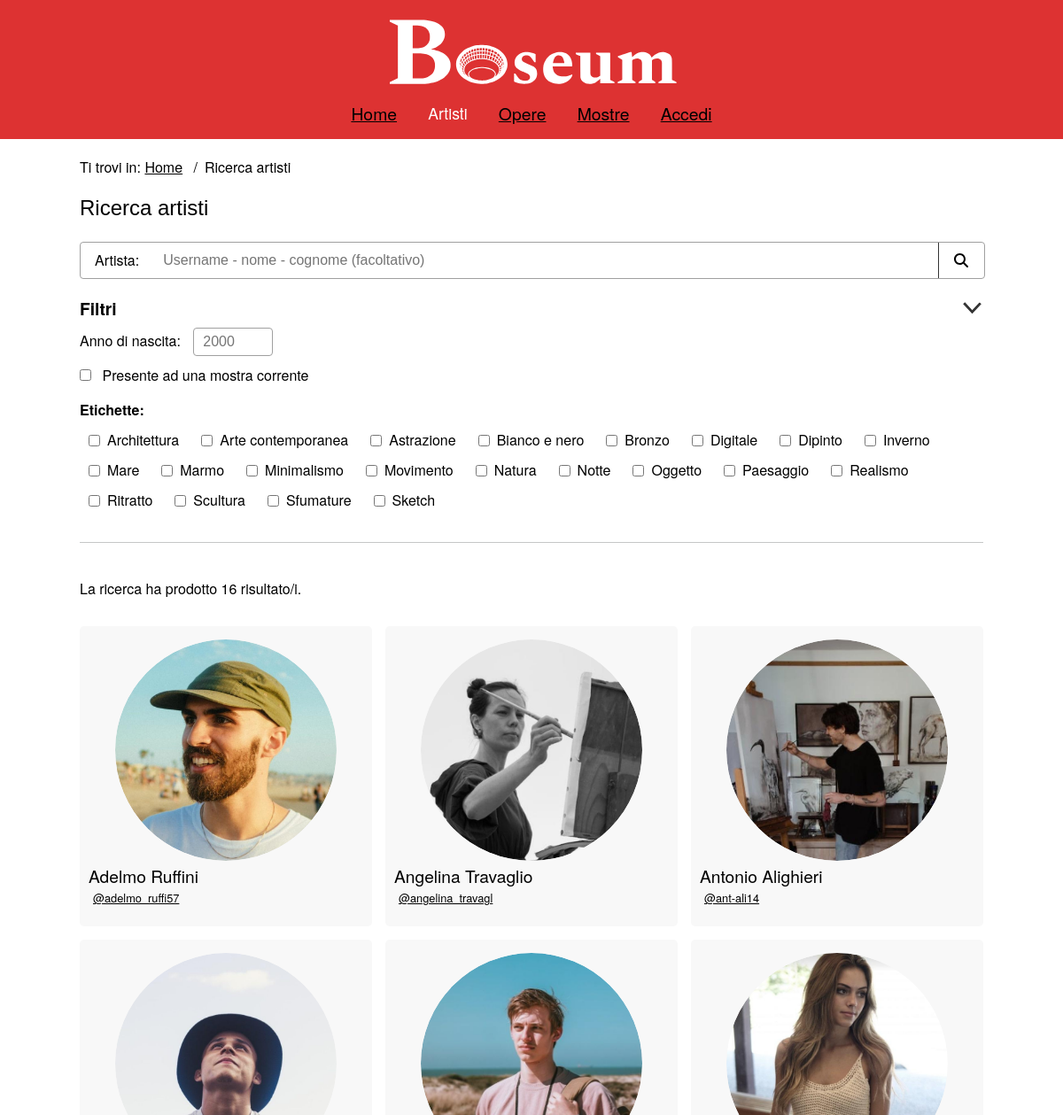
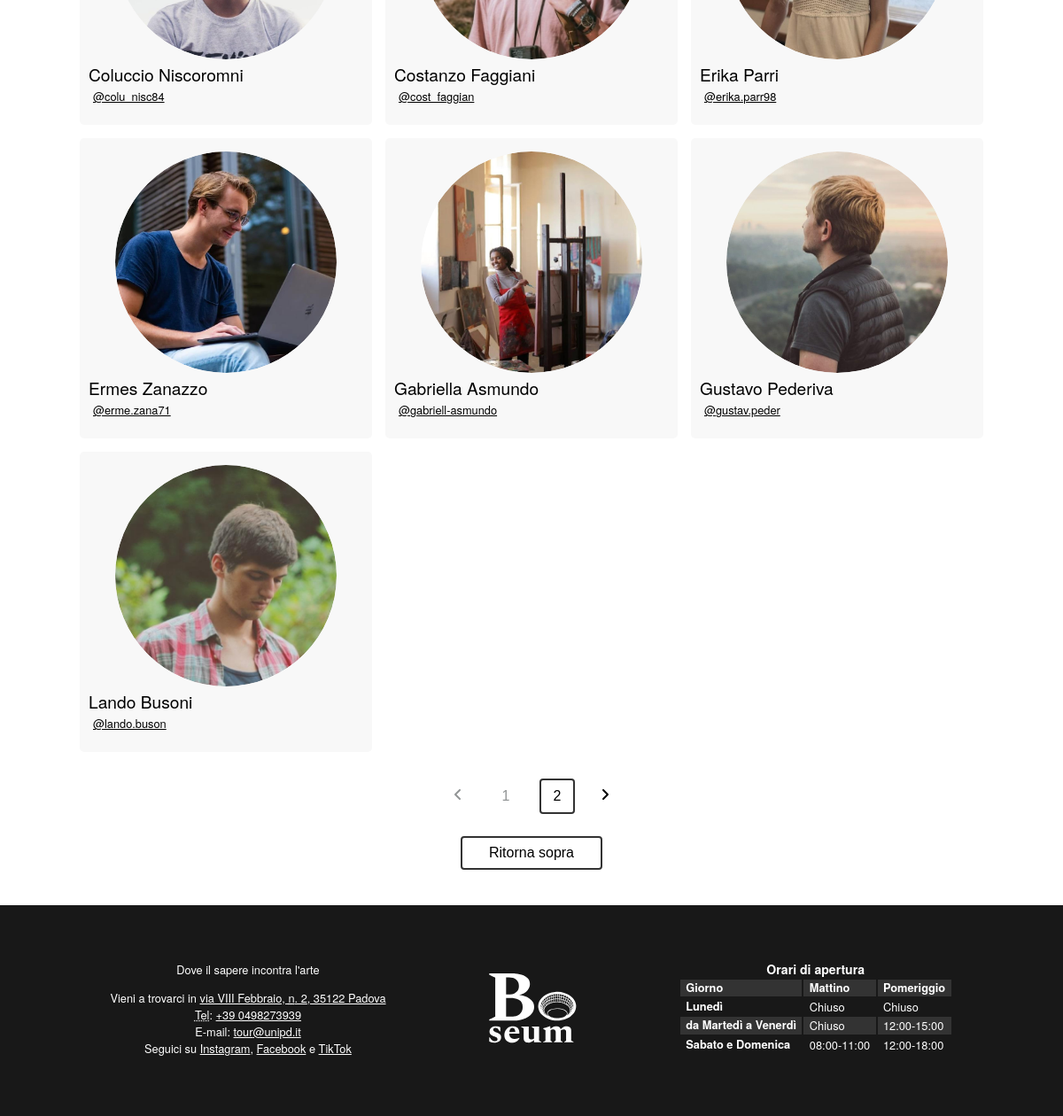
Screenshot of /php/artisti.php with the database file from the repository (2 pictures, top to bottom).
### tables this page shows
CREATE TABLE Labels (
    label VARCHAR(20) PRIMARY KEY NOT NULL
);

CREATE TABLE Users (
    id INT PRIMARY KEY NOT NULL AUTO_INCREMENT,
    username VARCHAR(30) NOT NULL UNIQUE,
    password VARCHAR(255) NOT NULL,
    name VARCHAR(30) NOT NULL,
    lastname VARCHAR(30) NOT NULL,
    is_admin BOOLEAN NOT NULL,
    image VARCHAR(100) UNIQUE,
    birth_date DATE,
    birth_place VARCHAR(30),
    biography VARCHAR(1000),
    experience VARCHAR(1000)
);

### php/DBAccess.php (called while the page is built, shortened)
<?php
class DBAccess
{
    private $connection;
    public function openDBConnection()
    {
        try {
            $this->connection = mysqli_connect(
                self::HOST_DB,
                self::USERNAME,
                self::PASSWORD,
                self::DATABASE_NAME
            );
        } catch (\Exception $e) {
            return false;
        }
        return true;
    }
    public function getLabels()
    {
        $query = "SELECT * FROM Labels";
        $queryResult = mysqli_query($this->connection, $query) or DBAccess::errorDB(true);
        if (mysqli_num_rows($queryResult) != 0) {
            $result = array();
            while ($row = mysqli_fetch_array($queryResult, MYSQLI_ASSOC)) {
                $result[] = $row;
            }
            return $result;
        } else return null;
    }
    public function getArtistQuery($text = "", $time = "", $isPresentInArtshow = False, $labels = array())
    {
        $time_filter = "";
        $labels_filter = "";
        $present_in_artshow_filter = "";
        $query = "SELECT DISTINCT U1.id, U1.username, U1.name, U1.lastname, U1.image
                    FROM Users AS U1
                    JOIN (
                        SELECT DISTINCT Users.id
                        FROM (Users LEFT OUTER JOIN Artworks ON Users.id = Artworks.id_artist) LEFT OUTER JOIN ArtworkLabels ON Artworks.id = ArtworkLabels.id_artwork
                        WHERE (Users.username LIKE '%$text%' OR Users.name LIKE '%$text%' OR Users.lastname LIKE '%$text%')
                            AND NOT Users.is_admin
                            $time_filter
                            $labels_filter
                        ) AS QR ON U1.id = QR.id
                    $present_in_artshow_filter
                    ORDER BY U1.name";
        $queryResult = mysqli_query($this->connection, $query) or DBAccess::errorDB(true);
        if (mysqli_num_rows($queryResult) != 0) {
            $result = array();
            while ($row = mysqli_fetch_array($queryResult, MYSQLI_ASSOC)) {
                $result[] = $row;
            }
            return $result;
        } else return null;
    }
}

### php/artisti.php (the view, shortened to what this page needs)
<?php
require_once 'DBAccess.php';
require_once 'utils.php';
$isLoggedIn = isset($_SESSION['logged_id']);
$loginOrProfileTitle = $isLoggedIn ?
    "<a href=\"artista.php?id=".$_SESSION['logged_id']."\"><span lang=\"en\">Account</span></a>" :
    "<a href=\"login.php\">Accedi</a>";
$connection=new DB\DBAccess();
$titleSearch = isset($_GET["title"]) ? $_GET["title"] : "";
$dateSearch = isset($_GET["date"]) ? $_GET["date"] : "";
$artshowSearch = isset($_GET["artshow"]) ? $_GET["artshow"] : "";
$labelSearch = array();
$labels = $connection->getLabels();
$labelsContainer = '';
if($labels && sizeof($labels) > 0){
    $labelsContainer = "<ul id=\"labels_list\">";
    foreach($labels as $label){
        $labelName = str_replace(" ", "", strtolower($label['label']));
        $labelChecked = isset($_GET[$labelName]) ? "checked" : "";
        $labelsContainer .= "
        <li>
            <input
                type=\"checkbox\"
                class=\"label_checkbox\"
                id=\"".$labelName."\"
                value=\"".$label['label']."\"
                name=\"".$labelName."\"
                ".$labelChecked.">
            <label for=\"".$labelName."\">".ucfirst($label['label'])."</label>
        </li>";
    }
    $labelsContainer .= "</ul>";
}
$artists = $connection->getArtistQuery($titleSearch, $dateSearch, $artshowSearch, $labelSearch);
$artshowChecked = $artshowSearch == "on"? "checked" : "";
$artistContainer = "";
if($artists and sizeof($artists) > 0){
    $artistContainer = "<div class=\"artist_results_section\" id=\"paginated_section\">";
    foreach($artists as $artist){
        $id = $artist['id'];
        $username = $artist['username'];
        $name = $artist['name'];
        $lastname = $artist['lastname'];
        $image = $artist['image'];
        $artistContainer .= "
            <div class=\"gallery_item\">
                <div class=\"artist_gallery_item\">
                    <div class=\"artist_gallery_item_image\">
                        <a
                            href=\"artista.php?id=".$id."\">
                            <img src=\"".$image."\" alt=\"".$name." ".$lastname."\">
                        </a>
                    </div>
                    <div class=\"artist_gallery_item_info\">
                        <div class=\"artist_gallery_item_title\">
                            <p title=\"".$name." ".$lastname."\">".$name." ".$lastname."</p>
                        </div>
                        <div class=\"artist_mini_preview_info\">
                            <a
                            aria-hidden=\"true\"
                            tabindex=\"-1\"
                            href=\"artista.php?id=".$id."\">".$username."</a>
                        </div>
                    </div>
                </div>
            </div>";
    }
    $artistContainer .= "</div>".addPaginator();
}
$artisti = file_get_contents("../templates/artisti.html");
$artisti = str_replace("{{login_or_profile_title}}", $loginOrProfileTitle, $artisti);
$artisti = str_replace("{{title}}", $titleSearch, $artisti);
$artisti = str_replace("{{date}}", $dateSearch, $artisti);
$artisti = str_replace("{{artshowChecked}}", $artshowChecked, $artisti);
$artisti = str_replace("{{labels}}", $labelsContainer, $artisti);
$artisti = str_replace("{{count}}", $artists ? sizeof($artists) : 0, $artisti);
$artisti = str_replace("{{results}}", $artistContainer, $artisti);
echo($artisti);
?>

### php/utils.php (shortened to what this page needs)
<?php
function addPaginator()
{
    return "
        <div>
            <div class=\"pagination\">
                <button
                    id=\"prev_pag_button\"
                    aria-label=\"Pagina precedente\"
                    class=\"pagination_controls\"
                    disabled>
                    <svg
                        xmlns=\"http://www.w3.org/2000/svg\"
                        height=\"1em\"
                        width=\"1em\"
                        viewBox=\"0 0 320 512\">
                        <path
                            fill=\"currentColor\"
                            d=\"M41.4 233.4c-12.5 12.5-12.5 32.8 0 45.3l160 160c12.5 12.5 32.8 12.5 45.3 0s12.5-32.8 0-45.3L109.3 256 246.6 118.6c12.5-12.5 12.5-32.8 0-45.3s-32.8-12.5-45.3 0l-160 160z\" />
                    </svg>
                </button>
                <div id=\"pagination_numbers\"></div>
                <button
                    id=\"next_pag_button\"
                    aria-label=\"Prossima pagina\"
                    class=\"pagination_controls\"
                    disabled>
                    <svg
                        xmlns=\"http://www.w3.org/2000/svg\"
                        height=\"1em\"
                        width=\"1em\"
                        viewBox=\"0 0 320 512\">
                        <path
                            fill=\"currentColor\"
                            d=\"M278.6 233.4c12.5 12.5 12.5 32.8 0 45.3l-160 160c-12.5 12.5-32.8 12.5-45.3 0s-12.5-32.8 0-45.3L210.7 256 73.4 118.6c-12.5-12.5-12.5-32.8 0-45.3s32.8-12.5 45.3 0l160 160z\" />
                    </svg>
                </button>
            </div>
            <div class=\"return_top_button\">
                <button id=\"back_to_top\" class=\"button_reverse\">
                    Ritorna sopra
                </button>
            </div>
        </div>
    ";
}

### assets/CSS/mini.css (style rules this page uses)
header { display: flex; align-items: center; justify-content: space-between; }
header h1 { background-image: url("../images/logomini.png"); font-size: 3em; }
#menu { width: max-content; color: white; transition: transform 0.5s ease; z-index: 3; }
#menu nav { position: fixed; right: 0; top: 0; width: 100%; padding: 5em 0 3em 0; background: var(--headerBgColor); transform: translateY(-100%); transition: transform 0.5s ease; }
#menu nav ul { flex-direction: column; align-items: center; margin: auto; }
#menu nav ul li { padding-bottom: 15px; }
#menu nav a { visibility: hidden; }
footer { flex-wrap: wrap-reverse; }
footer div { padding: 2em 1em; }
.gallery_item { margin-top: 2em; max-width: unset; }
.filters_labels { width: 100%; }

### assets/CSS/print.css (style rules this page uses)
html { padding: 0.5cm; }
#menu { display: none; }
.breadcrumb, .breadcrumb li { display: inline; list-style: none; }
.breadcrumb li:after { content: "/"; padding: 1em; }
footer { margin-top: 2cm; }
#infofoot { border: 1px solid black; border-radius: 10px; text-align: center; font-size: 0.8em; }
#listinfofoot { list-style: none; }
#logofoot { display: none; }
#orariofoot { display: none; }
.return_top_button { display: none; }
.pagination_controls { display: none; }
#labels_list { list-style: none; }
.filters_labels ul { display: flex; flex-wrap: wrap; grid-column-gap: 25px; grid-row-gap: 10px; }
.filters_labels ul li { align-items: center; display: flex; position: relative; white-space: nowrap; }
.artist_gallery_item { padding: 0.5cm 0 0.5cm; display: flex; flex-direction: row; }
.artist_gallery_item_image img { width: auto; height: 3cm; }
.gallery_item { padding: 0.5cm 0 0.5cm; display: flex; flex-direction: row; }
.button_reverse { display: none; }
.artist_results_section .gallery_item { display: inline-block; margin-right: 0.5cm; width: 8cm; }
.artist_results_section .gallery_item .artist_gallery_item { padding: 0.5cm; border: 0.5px solid grey; }
.artist_gallery_item_info { margin-left: 0.5cm; width: 3cm; display: flex; flex-direction: column; }
.artist_gallery_item_title, .artist_mini_preview_info { display: flex; }

### rows the page displays
labels: label "Architettura"
labels: label "Arte contemporanea"
labels: label "Astrazione"
labels: label "Bianco e nero"
labels: label "Bronzo"
labels: label "Digitale"
labels: label "Dipinto"
labels: label "Inverno"
labels: label "Mare"
labels: label "Marmo"
labels: label "Minimalismo"
labels: label "Movimento"
labels: label "Natura"
labels: label "Notte"
labels: label "Oggetto"
labels: label "Paesaggio"
labels: label "Realismo"
labels: label "Ritratto"
labels: label "Scultura"
labels: label "Sfumature"
labels: label "Sketch"
users: image (picture), name "Adelmo", lastname "Ruffini", username "adelmo_ruffi57"
users: image (picture), name "Angelina", lastname "Travaglio", username "angelina_travagl"
users: image (picture), name "Antonio", lastname "Alighieri", username "ant-ali14"
users: image (picture), name "Coluccio", lastname "Niscoromni", username "colu_nisc84"
users: image (picture), name "Costanzo", lastname "Faggiani", username "cost_faggian"
users: image (picture), name "Erika", lastname "Parri", username "erika.parr98"
users: image (picture), name "Ermes", lastname "Zanazzo", username "erme.zana71"
users: image (picture), name "Gabriella", lastname "Asmundo", username "gabriell-asmundo"
users: image (picture), name "Gustavo", lastname "Pederiva", username "gustav.peder"
users: image (picture), name "Lando", lastname "Busoni", username "lando.buson"
